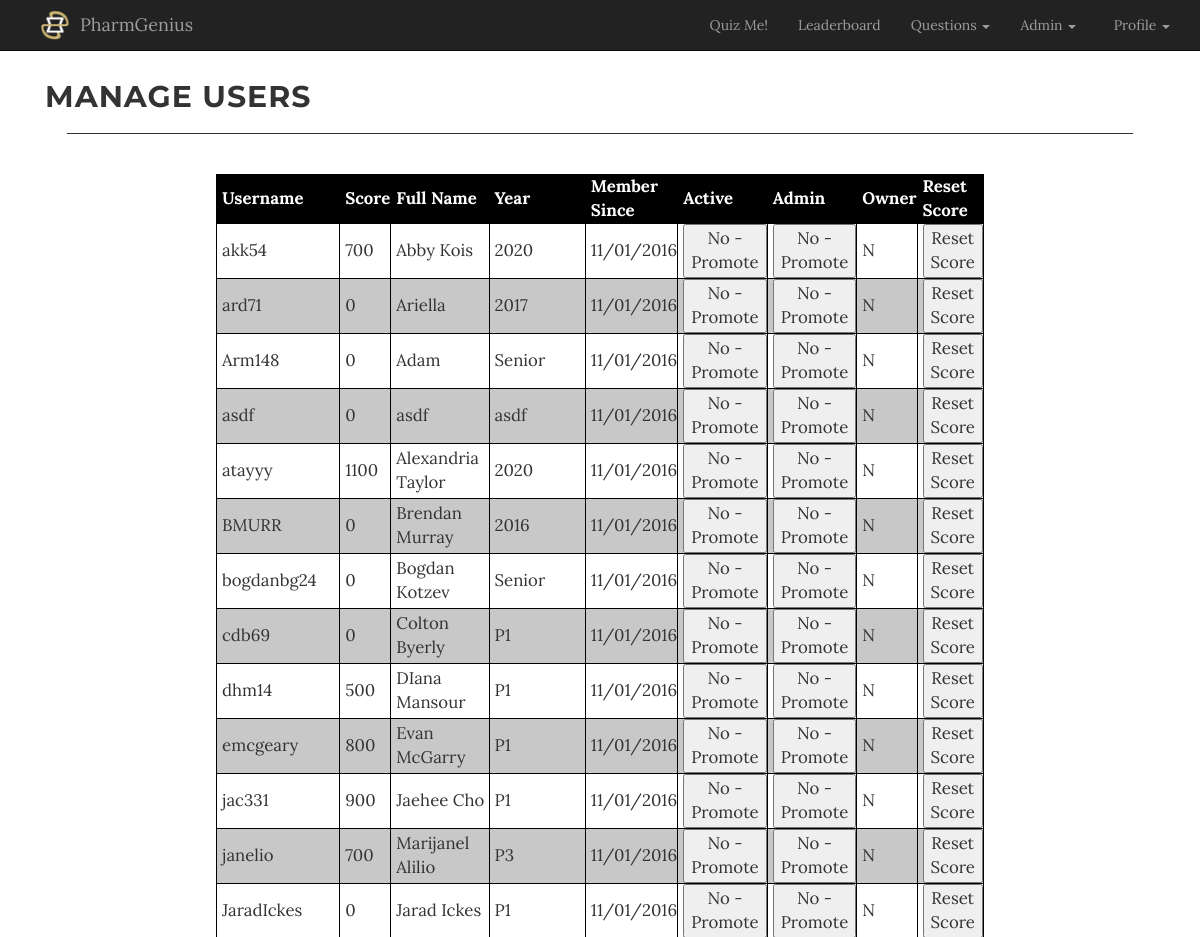
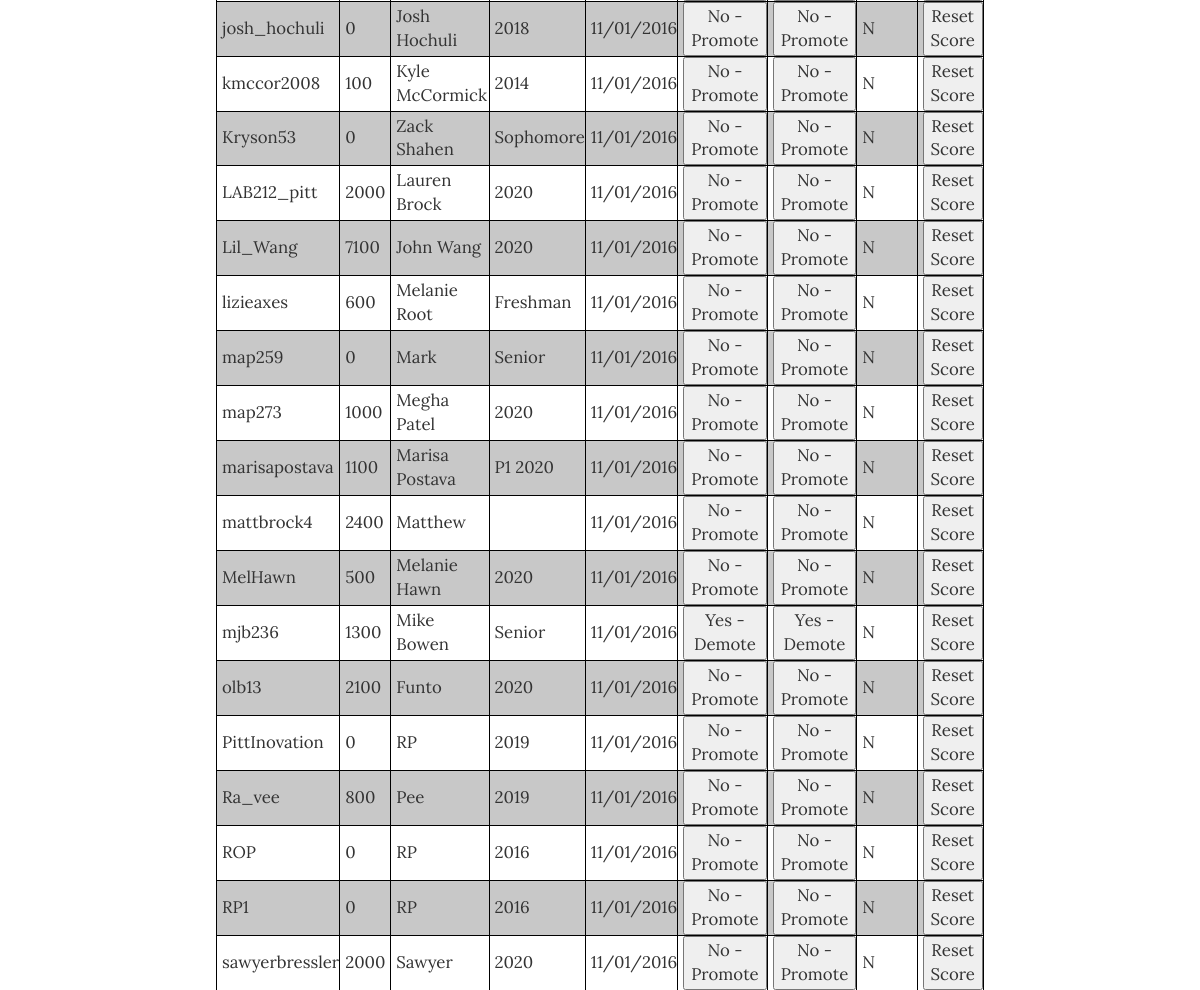
/manage_users.php (signed in, upper part), run on an earlier commit of the app's database (2 pictures, top to bottom).
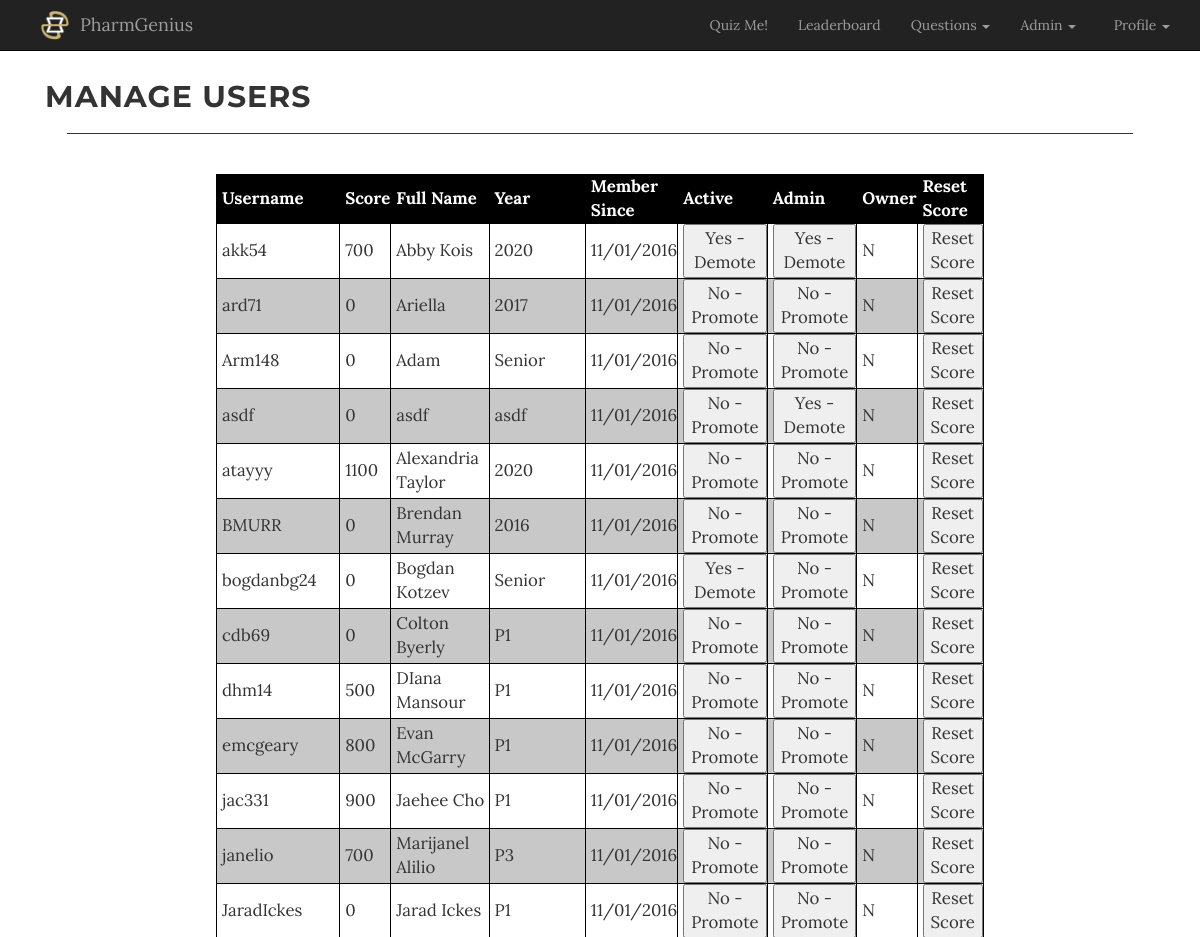
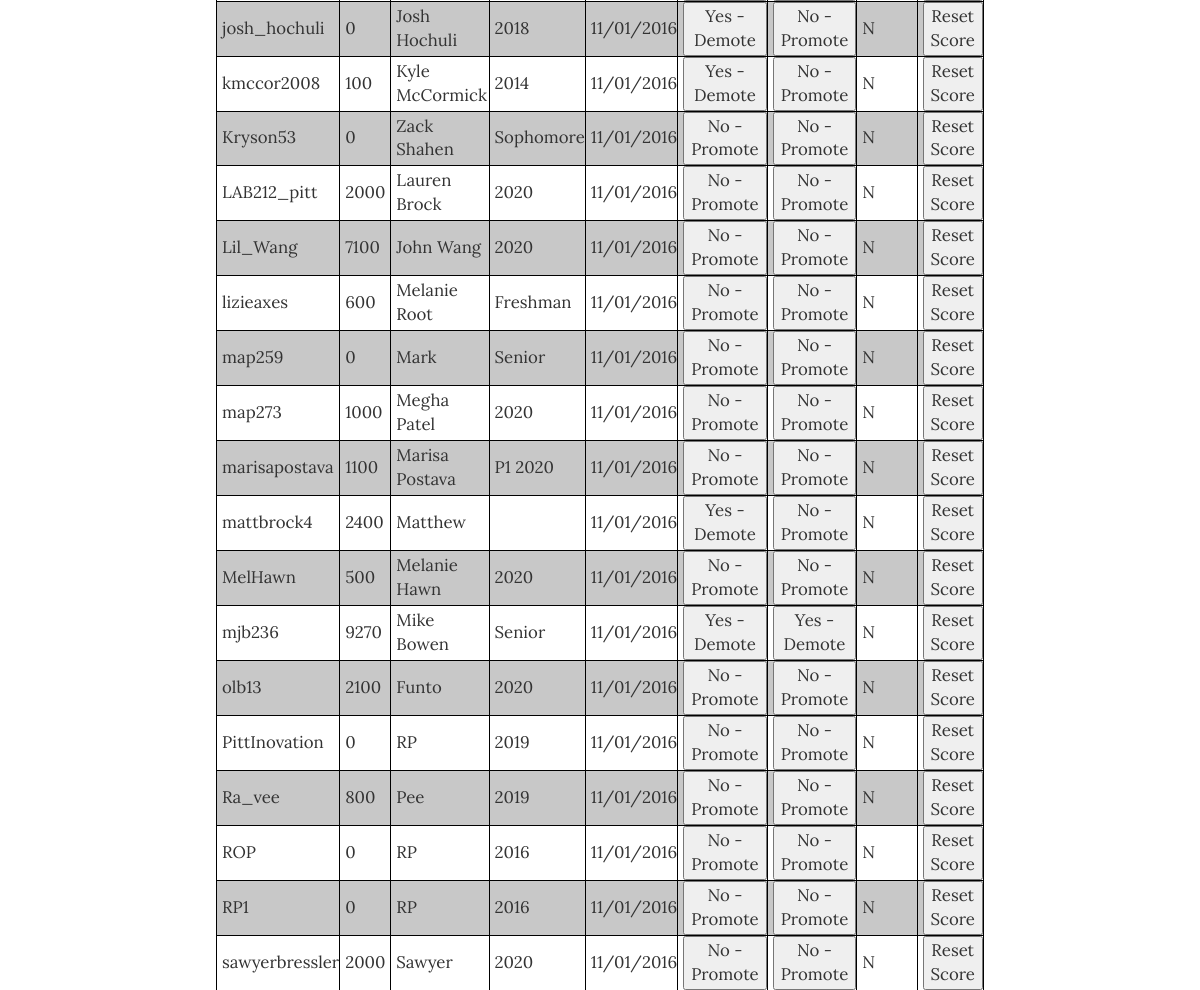
And on a later commit of the database (2 pictures, top to bottom).
### tables this page shows
CREATE TABLE `user_profile` (
  `username` varchar(20) NOT NULL,
  `full_name` varchar(50) NOT NULL,
  `year` varchar(10) NOT NULL,
  `employer` varchar(50) DEFAULT NULL,
  `interests` varchar(256) DEFAULT NULL,
  `bio` varchar(500) DEFAULT NULL,
  `image_url` varchar(256) DEFAULT NULL,
  `created_date` datetime NOT NULL DEFAULT CURRENT_TIMESTAMP,
  `last_updated_date` datetime NOT NULL DEFAULT CURRENT_TIMESTAMP ON UPDATE CURRENT_TIMESTAMP,
  `last_updated_by` varchar(20) NOT NULL
);

CREATE TABLE `user` (
  `username` varchar(20) NOT NULL,
  `password` varchar(60) NOT NULL,
  `email_address` varchar(256) NOT NULL,
  `score` int(10) NOT NULL DEFAULT '0',
  `admin_flag` enum('Y','N') NOT NULL DEFAULT 'N',
  `owner_flag` enum('Y','N') NOT NULL DEFAULT 'N',
  `active_flag` enum('Y','N') NOT NULL DEFAULT 'N',
  `registered_date` datetime NOT NULL DEFAULT CURRENT_TIMESTAMP
);

### public/manage_users.php (the view, shortened to what this page needs)
<?php require_once("../includes/db_connection.php"); ?>
<?php require_once("../includes/functions.php"); ?>
<?php
  $user_set = get_user_data();
  include("../includes/header.php");
?>
</head>
<body>
  <?php echo get_navbar(); ?>
  <br><br><br><br>
  <div class="container">
    <div class="container col-xs-12 text-center-div">
      <h2 class="inline-element">Manage Users</h2>
    </div>
    <div class="container col-xs-12"><hr></div>
    <div class="container col-xs-12"><br></div>
    <div class="container col-xs-12">
      <table id="usertable" class="usertable">
        <thead>
        <th>Username</th>
        <th>Score</th>
        <th>Full Name</th>
        <th>Year</th>
        <th>Member Since</th>
        <th>Active</th>
        <th>Admin</th>
        <th>Owner</th>
        <th>Reset Score</th>
        </thead>
        <tbody>
          <?php
            while ($user = mysqli_fetch_assoc($user_set)) {
              $table_row = "<tr><td>" . $user["username"] . "</td>";
              $table_row .= "<td id=\"score_{$user["username"]}\">" . $user["score"] . "</td>";
              $table_row .= "<td>" . $user["full_name"] . "</td>";
              $table_row .= "<td>" . $user["year"] . "</td>";
              $table_row .= "<td>" . $user["registered_date"] . "</td>";
              $table_row .= "<td>";
              $table_row .= "<button type=\"button\" id=\"active_flag_{$user["username"]}\" onclick=\"toggleStatus('active_flag', '{$user["username"]}')\">";
              $table_row .= ($user["active_flag"] == "Y") ? "Yes - Demote" : "No - Promote";
              $table_row .= "</td>";
              $table_row .= "<td>";
              $table_row .= "<button type=\"button\" id=\"admin_flag_{$user["username"]}\" onclick=\"toggleStatus('admin_flag', '{$user["username"]}')\">";
              $table_row .= ($user["admin_flag"] == "Y") ? "Yes - Demote" : "No - Promote";
              $table_row .= "</td>";
              $table_row .= "<td>" . $user["owner_flag"] . "</td>";
              $table_row .= "<td>";
              $table_row .= "<button type=\"button\" onclick=\"resetScore('{$user["username"]}')\">";
              $table_row .= "Reset Score";
              $table_row .= "</td>";
              $table_row .= "</tr>";
              echo $table_row;
            }
          ?>
        </tbody>
      </table>
    </div>
  </div>
<?php include("../includes/footer.php"); ?>

### includes/header.php (shortened to what this page needs)
<!DOCTYPE html>
<html lang="en">
<head>
  <link rel="stylesheet" href="../public/static/css/bootstrap.min.css">
  <link rel="stylesheet" href="../public/static/css/grayscale.css">
  <link rel="stylesheet" href="../public/static/css/style.css">
  <link rel="stylesheet" href="../public/static/css/font-awesome.min.css" type="text/css">

### includes/functions.php (shortened to what this page needs)
<?php
function get_navbar() {
  $html = navbar_open();
  if (is_logged_in()) {
    $html .=  user_navbar();
  } else {
    $html .= simple_navbar();
  }
  $html .= navbar_close();
  return $html;
}
function navbar_open() {
  $html = "<nav class = \"navbar navbar-inverse navbar-fixed-top\" style=\"height: auto;\">";
  $html .= "<div class = \"container\">";
  $html .= "<div class=\"navbar-header\">";
  $html .= "<img src=\"../public/static/img/logo.png\" class=\"logo\" width=\"30\" height=\"30\" alt=\"\"/>";
  $html .= "<a href=\"../public/index.php\" class=\"navbar-brand\">PharmGenius</a>";
  $html .= "<button class = \"navbar-toggle\" data-toggle= \"collapse\" data-target = \".navHeaderCollapse\">";
  $html .= "<span class=\"icon-bar\"></span>";
  $html .= "<span class=\"icon-bar\"></span>";
  $html .= "<span class=\"icon-bar\"></span>";
  $html .= "</button>";
  $html .= "</div>";
  $html .= "<div class = \"collapse navbar-collapse navHeaderCollapse\">";
  $html .= "<ul class = \"nav navbar-nav navbar-right\">";
  return $html;
}
function navbar_close() {
  $html = "</ul></div></div></nav>";
  return $html;
}
function admin_navbar() {
  $html = "<li class=\"dropdown\">";
  $html .= "<a href=\"\" class=\"dropdown-toggle\" data-toggle=\"dropdown\"><span>Admin&nbsp;</span><b class=\"caret\"></b></a>";
  $html .= "<ul class=\"dropdown-menu\">";
  $html .= "<li><a href=\"../public/review_categories.php\" id=\"reviewCats\" class=\"nav-button\">View Category Database</a></li>";
  $html .= "<li><a href=\"../public/manage_users.php\" id=\"manageUsers\" class=\"nav-button\">Manage Users</a></li>";
  $html .= "</ul></li>";
  return $html;
}
function user_navbar() {
  $html = "<li><a href=\"../public/select_quiz.php\" id=\"quizme\" class=\"nav-button\">Quiz Me!</a></li>";
  $html .= "<li><a href=\"../public/leaderboard.php\" id=\"leaderboard\" class=\"nav-button\">Leaderboard</a></li>";
  $html .= "<li class=\"dropdown\">";
  $html .= "<a href=\"\" class=\"dropdown-toggle\" data-toggle=\"dropdown\"><span>Questions&nbsp;</span><b class=\"caret\"></b></a>";
  $html .= "<ul class=\"dropdown-menu\">";
  $html .= "<li><a href=\"../public/review_my_questions.php\" id=\"myQuestions\">Your Questions</a></li>";
  $html .= "<li><a href=\"../public/submit_new.php\" id=\"submitNew\">Submit A Question</a></li>";
  $html .= "<li><a href=\"../public/review_new_questions.php\" id=\"ReviewNew\" class=\"nav-button\">Review New Questions</a></li>";
  $html .= "<li><a href=\"../public/review_old_questions.php\" id=\"ReviewOld\" class=\"nav-button\">View Question Database</a></li>";
  $html .= "</ul></li>";
  if (is_user_admin()) {
    $html .= admin_navbar();
  }
  $html .= "<li class=\"dropdown\">";
  $html .= "<a href=\"../public/index.php\" class=\"dropdown-toggle\" data-toggle=\"dropdown\">";
  $html .= "<span class=\"profile-container\">";
  $html .= "<img src=\"";
  $image_url = get_image_url($_SESSION["username"]);
  $html .= ($image_url == null) ? "../public/static/img/logo.png\"" : "{$image_url}\" ";
  $html .= "class=\"profile-small\" alt=\"\"/>&nbsp;&nbsp;Profile&nbsp;</span><b class=\"caret\" style=\"font-size:1.5em;\"></b></a>";
  $html .= "<ul class=\"dropdown-menu\">";
  $html .= "<li><a href=\"../public/profile.php?id=";
  $html .= htmlentities($_SESSION["username"]);
  $html .= "\">View Profile</a></li>";
  $html .= "<li><a href=\"#sendbugreport\" data-toggle=\"modal\">Report a Bug</a></li>";
  $html .= "<li><a href=\"../public/logout.php\">Sign Out</a></li>";
  $html .= "</ul></li>";
  return $html;
}
function mysql_prep($string) {
    global $connection;
    $escaped_string = mysqli_real_escape_string($connection, $string);
    return $escaped_string;
  }
function get_user_data() {
  global $connection;
  $query = "SELECT u.username, u.score, p.full_name, p.year, u.admin_flag, u.active_flag, u.owner_flag, DATE_FORMAT(u.registered_date,'%m/%d/%Y') as registered_date ";
  $query .= "FROM user u ";
  $query .= "JOIN user_profile p on p.username = u.username ";
  $query .= "ORDER BY username ASC ";
  $user_set = mysqli_query($connection, $query);
  return $user_set;
}
function get_image_url($username) {
  global $connection;
  $safe_username = mysql_prep($username);
  $query = "SELECT image_url ";
  $query .= "FROM user_profile ";
  $query .= "WHERE username = '{$safe_username}' ";
  $user_set = mysqli_query($connection, $query);
  if ($user = mysqli_fetch_assoc($user_set)) {
    $file_path = "../public/" . $user["image_url"];
    return $file_path;
  }
  return null;
}
function is_user_admin() {
  if (is_logged_in()) {
    return $_SESSION["admin_flag"] === "Y";
  } else {
    return false;
  }
}
function is_logged_in() {
  return (isset($_SESSION["username"]));
}
?>

### includes/footer.php (shortened to what this page needs)
</body>
</html>

### public/static/css/grayscale.css (style rules this page uses)
body { width: 100%; height: 100%; font-family: Lora,"Helvetica Neue",Helvetica,Arial,sans-serif; }
html { width: 100%; height: 100%; }
h1, h2, h3, h4, h5, h6 { margin: 0 0 35px; text-transform: uppercase; font-family: Montserrat,"Helvetica Neue",Helvetica,Arial,sans-serif; font-weight: 700; letter-spacing: 1px; }
a { color: #3333cc; -webkit-transition: all .2s ease-in-out; -moz-transition: all .2s ease-in-out; transition: all .2s ease-in-out; }
body { webkit-tap-highlight-color: rgba(255,255,255,.2); }
table#usertable tr:nth-child(even) { background-color: rgb(200, 200, 200); }
table#usertable tr:nth-child(odd) { background-color:#fff; }
table#usertable th { background-color: black; color: white; padding-left: 5px; }
table#usertable td { padding-left: 5px; }
table.usertable { font-size: 1.2em; }
.inline-element { display: inline; }

### public/static/css/style.css (style rules this page uses)
table { width:50%; margin: auto }
table, th, td { border: 1px solid black; border-collapse: collapse; }
th, td { text-align: left; }
.nav-button { height:auto; }
span.profile-container { overflow: hidden; width: 25px; height: 25px; }
img.logo { float: left; margin-top: 10px; margin-right: 10px; margin-left: 10px; }
hr { border: 0; clear:both; display:block; width: 96%; background-color:#333; height: 1px; }

What changed in the data, as far as the page shows it:
changed through a linked row, user_profile "Abby Kois": user.active_flag+admin_flag "No - Promote No - Promote Reset Score" → "Yes - Demote Yes - Demote Reset Score"
changed through a linked row, user_profile "asdf": user.active_flag+admin_flag "No - Promote No - Promote Reset Score" → "No - Promote Yes - Demote Reset Score"
changed through a linked row, user_profile "Bogdan Kotzev": user.active_flag+admin_flag "No - Promote No - Promote Reset Score" → "Yes - Demote No - Promote Reset Score"
changed through a linked row, user_profile "Josh Hochuli": user.active_flag+admin_flag "No - Promote No - Promote Reset Score" → "Yes - Demote No - Promote Reset Score"
changed through a linked row, user_profile "Kyle McCormick": user.active_flag+admin_flag "No - Promote No - Promote Reset Score" → "Yes - Demote No - Promote Reset Score"
changed through a linked row, user_profile "Matthew": user.active_flag+admin_flag "No - Promote No - Promote Reset Score" → "Yes - Demote No - Promote Reset Score"
changed through a linked row, user_profile "Mike Bowen": last_updated_by.score "1300" → "9270"
